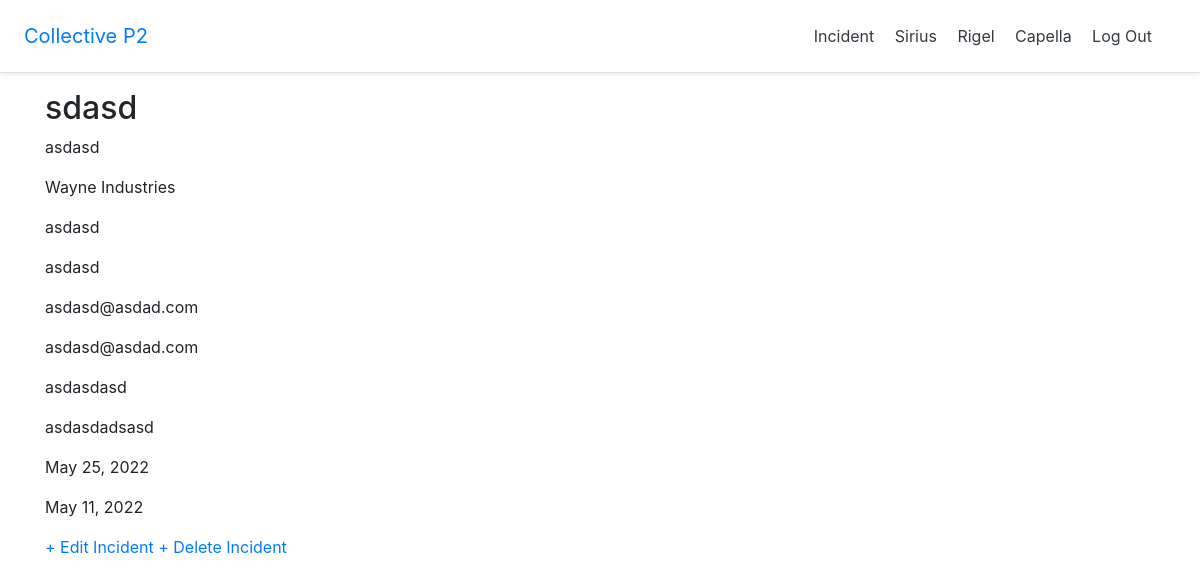
Page /incidents/2/ (signed in) on the earlier database version.
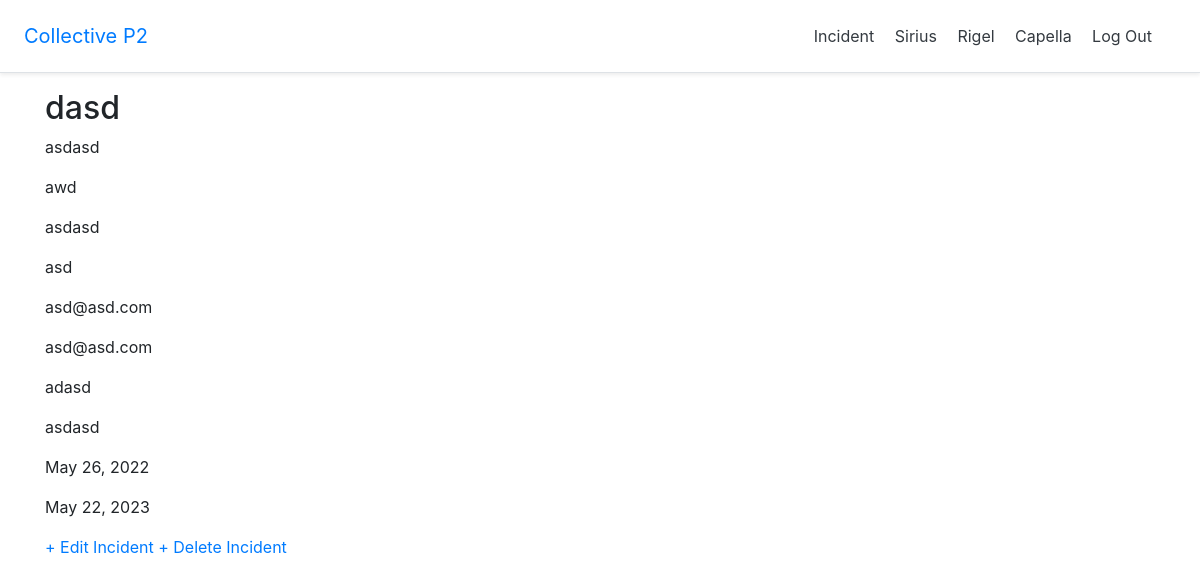
Same page on the later database version.
### incidents/models.py (models this page shows, shortened)
class Incident(models.Model):
    full_name = models.CharField(max_length=50)
    team = models.CharField(max_length=20)
    organization_impacted_by_incident = models.CharField(max_length=20)
    incident_discovery_method = models.TextField()
    affiliation_to_org = models.CharField(max_length=30)
    user_incident_reported_by = models.CharField(max_length=20)
    employee_email = models.EmailField()
    customer_email = models.EmailField()
    prevention = models.TextField()
    additional_notes = models.TextField()
    date_incident_reported = models.DateField(auto_now_add=True, editable=True)
    date_incident_occured = models.DateField(auto_now=False)
    author = models.ForeignKey(
        get_user_model(),
        on_delete=models.CASCADE
    )

### incidents/views.py (the view)
# urls.py: path('<int:pk>/', HomeDetailView.as_view(), name='incidents/incident_detail'),
class HomeDetailView(LoginRequiredMixin, DetailView):
    model = Incident
    template_name = 'incidents/incident_detail.html'

### templates/incidents/incident_detail.html (shortened to what this page needs)
{% extends 'base.html' %}
{% block content %}
    <div class="post-entry">
        <h2>{{ incident.full_name }}</h2>
        <p>{{ incident.team }}</p>
        <p>{{ incident.organization_impacted_by_incident }}</p>
        <p>{{ incident.affiliation_to_org }}</p>
        <p>{{ incident.user_incident_reported_by }}</p>
        <p>{{ incident.employee_email }}</p>
        <p>{{ incident.customer_email }}</p>
        <p>{{ incident.prevention }}</p>
        <p>{{ incident.additional_notes }}</p>
        <p>{{ incident.date_incident_reported }}</p>
        <p>{{ incident.date_incident_occured }}</p>
    </div>
    <a href="{% url 'incidents/incident_edit' incident.pk %}"> + Edit Incident</a>
    <a href="{% url 'incidents/incident_delete' incident.pk %}"> + Delete Incident</a>
{% endblock content %}

Differences in the rows shown:
changed Incident "asdasd": full_name "sdasd" → "dasd"; organization_impacted_by_incident "Wayne Industries" → "awd"; user_incident_reported_by "asdasd" → "asd"; employee_email "asdasd@asdad.com" → "asd@asd.com"; customer_email "asdasd@asdad.com" → "asd@asd.com"; prevention "asdasdasd" → "adasd"; additional_notes "asdasdadsasd" → "asdasd"; date_incident_reported "May 25, 2022" → "May 26, 2022"; date_incident_occured "May 11, 2022" → "May 22, 2023"
